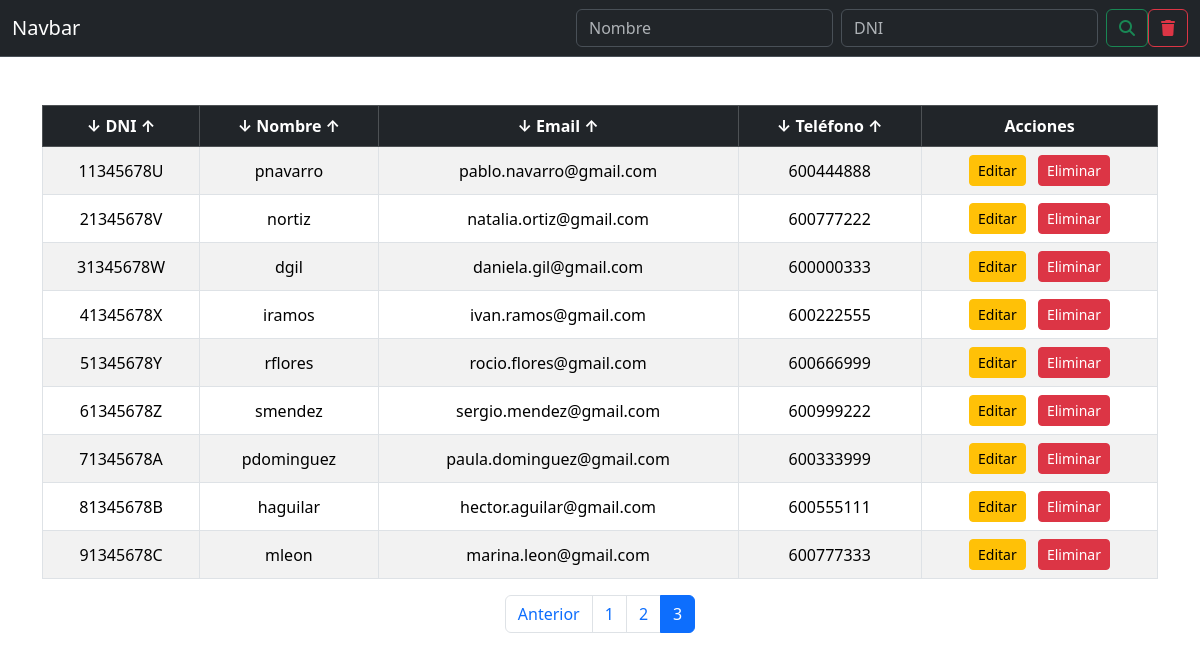
Before: /entradas/leerEscuela.php?pagina=3 with the older database file.
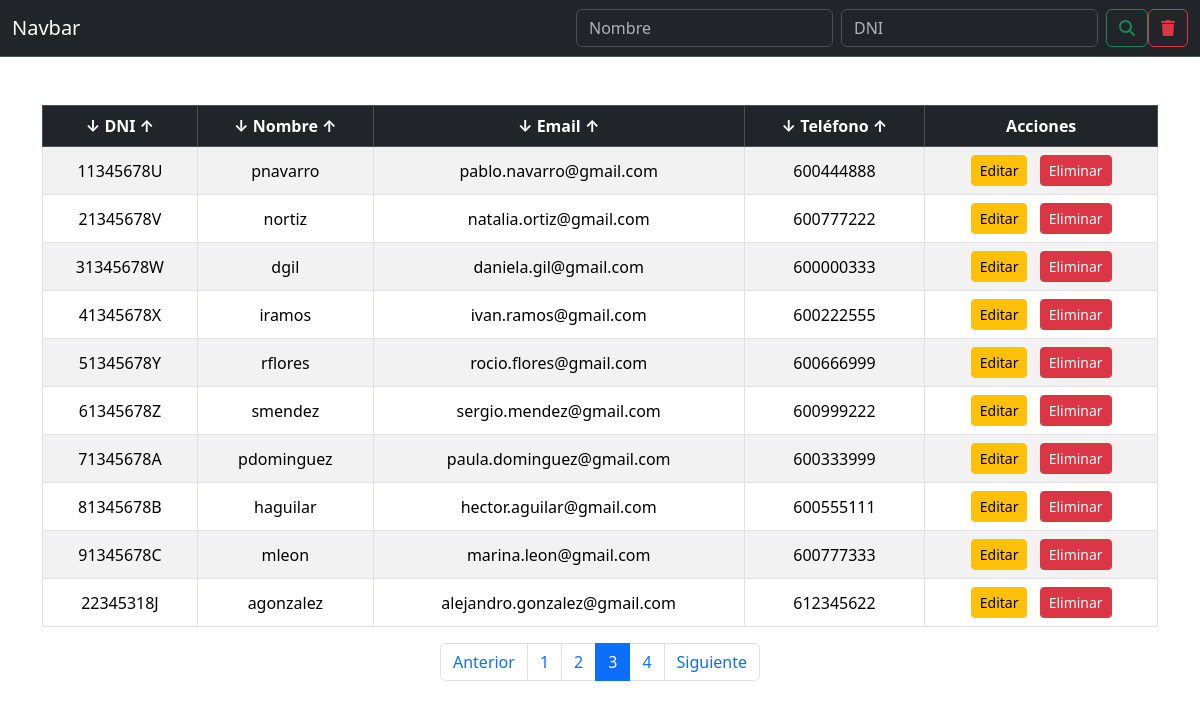
After: the same page with the newer database file.
### tables this page shows
CREATE TABLE tbl_usuario (
    id_usuario INT AUTO_INCREMENT PRIMARY KEY NOT NULL,
    nombre_usuario VARCHAR(50) NOT NULL,
    password_usuario VARCHAR(50) NOT NULL,
    email_usuario VARCHAR(60) NOT NULL,
    telf_usuario CHAR(9) NOT NULL,
    dni_usuario CHAR(9) NOT NULL,
    rol_usuario ENUM('Admin', 'Alumno', 'Profesor') DEFAULT 'Alumno' NOT NULL
);

### entradas/leerEscuela.php (the view, shortened to what this page needs)
<!DOCTYPE html>
<html lang="en">
<head>
    <link href="https://cdn.jsdelivr.net/npm/bootstrap@5.3.2/dist/css/bootstrap.min.css" rel="stylesheet">
    <link href="https://cdnjs.cloudflare.com/ajax/libs/font-awesome/6.4.0/css/all.min.css" rel="stylesheet">
</head>
<body>
    <nav class="navbar bg-dark border-bottom border-body" data-bs-theme="dark">
        <div class="container-fluid">
            <a class="navbar-brand">Navbar</a>
            <form class="d-flex" method="get">
                <input class="form-control me-2" name="nombre" value="<?php echo isset($_GET['nombre']) ? htmlspecialchars($_GET['nombre']) : ''; ?>" type="search" placeholder="Nombre" aria-label="Nombre">
                <input class="form-control me-2" name="dni" value="<?php echo isset($_GET['dni']) ? htmlspecialchars($_GET['dni']) : ''; ?>" type="search" placeholder="DNI" aria-label="DNI">
                <button class="btn btn-outline-success" type="submit"><i class="fa-solid fa-magnifying-glass"></i></button>
                <button class="btn btn-outline-danger" type="submit"><i class="fa-solid fa-trash"></i></button>
            </form>
        </div>
    </nav>
    <div class="container my-5">
        <?php
        include_once('../db/conexion.php');
        $registrosPorPagina = 10;
        $paginaActual = isset($_GET['pagina']) ? (int)$_GET['pagina'] : 1;
        $offset = ($paginaActual - 1) * $registrosPorPagina;
        $sql = "SELECT * FROM tbl_usuario LIMIT $offset, $registrosPorPagina";
        $result = mysqli_query($conn, $sql);
        $sqlTotal = "SELECT COUNT(*) AS total FROM tbl_usuario";
        $totalResult = mysqli_query($conn, $sqlTotal);
        $totalRows = mysqli_fetch_assoc($totalResult)['total'];
        $totalPaginas = ceil($totalRows / $registrosPorPagina);
        if (mysqli_num_rows($result) > 0) {
            echo "<div class='table-responsive'>";
            echo "<table class='table table-bordered table-hover table-striped text-center'>";
            echo "<thead class='table-dark'>
                    <tr>
                        <th>↓ DNI ↑</th>
                        <th>↓ Nombre ↑</th>
                        <th>↓ Email ↑</th>
                        <th>↓ Teléfono ↑</th>
                        <th>Acciones</th>
                    </tr>
                  </thead>";
            echo "<tbody>";
            while ($row = mysqli_fetch_assoc($result)) {
                echo "<tr class='align-middle'>
                        <td>" . htmlspecialchars($row["dni_usuario"]) . "</td>
                        <td>" . htmlspecialchars($row["nombre_usuario"]) . "</td>
                        <td>" . htmlspecialchars($row["email_usuario"]) . "</td>
                        <td>" . htmlspecialchars($row["telf_usuario"]) . "</td>
                        <td>
                            <a href='editarRegistro.php?id=" . htmlspecialchars($row["id_usuario"]) . "' class='btn btn-warning btn-sm me-2'>Editar</a>
                            <a href='eliminarRegistro.php?id=" . htmlspecialchars($row["id_usuario"]) . "' class='btn btn-danger btn-sm' onclick='return confirm(\"¿Estás seguro de eliminar este usuario?\")'>Eliminar</a>
                        </td>
                      </tr>";
            }
            echo "</tbody></table>";
            echo "</div>";
            echo "<nav aria-label='Paginación'>";
            echo "<ul class='pagination justify-content-center'>";
            if ($paginaActual > 1) {
                echo "<li class='page-item'><a class='page-link' href='?pagina=" . ($paginaActual - 1) . "'>Anterior</a></li>";
            }
            for ($i = 1; $i <= $totalPaginas; $i++) {
                echo "<li class='page-item " . ($i == $paginaActual ? "active" : "") . "'>
                        <a class='page-link' href='?pagina=$i'>$i</a>
                      </li>";
            }
            if ($paginaActual < $totalPaginas) {
                echo "<li class='page-item'><a class='page-link' href='?pagina=" . ($paginaActual + 1) . "'>Siguiente</a></li>";
            }
            echo "</ul>";
            echo "</nav>";
        } else {
            echo "<p class='text-center text-warning'>No hay resultados que coincidan con los filtros aplicados.</p>";
        }
        ?>
    </div>
</body>
</html>

Changed rows visible on the page:
added tbl_usuario: dni_usuario "22345318J", nombre_usuario "agonzalez", email_usuario "alejandro.gonzalez@gmail.com", telf_usuario "612345622"
Other visible differences:
new list line: "4"
text now shown: "Siguiente"
